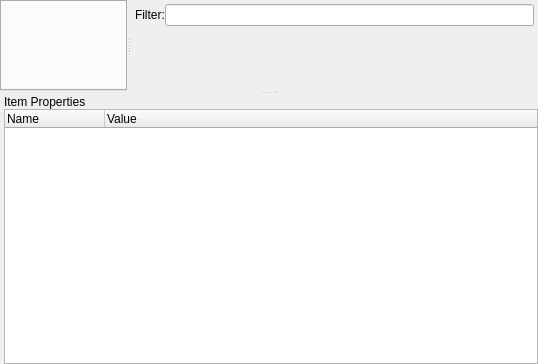
<?xml version="1.0" encoding="UTF-8"?>
<ui version="4.0">
 <class>Form</class>
 <widget class="QWidget" name="Form">
  <property name="geometry">
   <rect>
    <x>0</x>
    <y>0</y>
    <width>538</width>
    <height>364</height>
   </rect>
  </property>
  <property name="windowTitle">
   <string>Form</string>
  </property>
  <layout class="QVBoxLayout" name="verticalLayout_3">
   <property name="spacing">
    <number>0</number>
   </property>
   <property name="leftMargin">
    <number>0</number>
   </property>
   <property name="topMargin">
    <number>0</number>
   </property>
   <property name="rightMargin">
    <number>0</number>
   </property>
   <property name="bottomMargin">
    <number>0</number>
   </property>
   <item>
    <widget class="QSplitter" name="splitter1">
     <property name="orientation">
      <enum>Qt::Vertical</enum>
     </property>
     <widget class="QWidget" name="widget_2" native="true">
      <layout class="QVBoxLayout" name="verticalLayout_4">
       <property name="spacing">
        <number>0</number>
       </property>
       <property name="leftMargin">
        <number>0</number>
       </property>
       <property name="topMargin">
        <number>0</number>
       </property>
       <property name="rightMargin">
        <number>0</number>
       </property>
       <property name="bottomMargin">
        <number>0</number>
       </property>
       <item>
        <widget class="QSplitter" name="splitter2">
         <property name="orientation">
          <enum>Qt::Horizontal</enum>
         </property>
         <widget class="QTabWidget" name="tabWidget">
          <property name="currentIndex">
           <number>-1</number>
          </property>
         </widget>
         <widget class="QWidget" name="widget_3" native="true">
          <layout class="QVBoxLayout" name="verticalLayout_2">
           <property name="spacing">
            <number>4</number>
           </property>
           <property name="leftMargin">
            <number>4</number>
           </property>
           <property name="topMargin">
            <number>4</number>
           </property>
           <property name="rightMargin">
            <number>4</number>
           </property>
           <property name="bottomMargin">
            <number>4</number>
           </property>
           <item>
            <widget class="QWidget" name="widget_4" native="true">
             <layout class="QHBoxLayout" name="horizontalLayout">
              <property name="spacing">
               <number>0</number>
              </property>
              <property name="leftMargin">
               <number>0</number>
              </property>
              <property name="topMargin">
               <number>0</number>
              </property>
              <property name="rightMargin">
               <number>0</number>
              </property>
              <property name="bottomMargin">
               <number>0</number>
              </property>
              <item>
               <widget class="QLabel" name="label_2">
                <property name="text">
                 <string>Filter:</string>
                </property>
               </widget>
              </item>
              <item>
               <widget class="QLineEdit" name="filterEdit"/>
              </item>
             </layout>
            </widget>
           </item>
           <item>
            <spacer name="verticalSpacer">
             <property name="orientation">
              <enum>Qt::Vertical</enum>
             </property>
             <property name="sizeHint" stdset="0">
              <size>
               <width>20</width>
               <height>40</height>
              </size>
             </property>
            </spacer>
           </item>
          </layout>
         </widget>
        </widget>
       </item>
      </layout>
     </widget>
     <widget class="QWidget" name="widget" native="true">
      <layout class="QVBoxLayout" name="verticalLayout">
       <property name="spacing">
        <number>0</number>
       </property>
       <property name="leftMargin">
        <number>4</number>
       </property>
       <property name="topMargin">
        <number>0</number>
       </property>
       <property name="rightMargin">
        <number>0</number>
       </property>
       <property name="bottomMargin">
        <number>0</number>
       </property>
       <item>
        <widget class="QLabel" name="label">
         <property name="text">
          <string>Item Properties</string>
         </property>
        </widget>
       </item>
       <item>
        <widget class="QTreeWidget" name="propertyTree">
         <property name="editTriggers">
          <set>QAbstractItemView::NoEditTriggers</set>
         </property>
         <property name="alternatingRowColors">
          <bool>true</bool>
         </property>
         <column>
          <property name="text">
           <string>Name</string>
          </property>
         </column>
         <column>
          <property name="text">
           <string>Value</string>
          </property>
         </column>
        </widget>
       </item>
      </layout>
     </widget>
    </widget>
   </item>
  </layout>
 </widget>
 <resources/>
 <connections/>
</ui>
